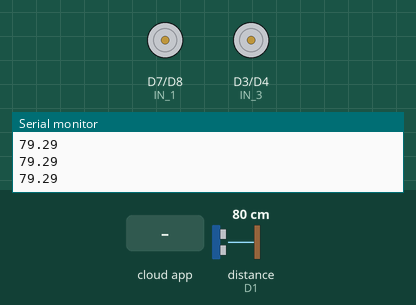
Simulated run of this sketch. Board: ESP8266 (NodeMCU). Shown: motor-driver pin pairs drawn as motors (green arrow = first pin HIGH = forward, orange = second pin HIGH = backward, longer = more drive, scaled by the enable pin), the last lines printed to the serial monitor. Wiring (inferred from the names in the program): ultrasonic range finder: trigger D0; echo D1. The inputs (shaded band) are chosen by the test bench; at power-on: distance to the obstacle (sensor on D1) 80 cm. The echo pulse lasts 58.3 µs per cm; WiFi joins after 1.5 s; servers stay silent unless stated; the ROS host is connected and sends only what is stated.

Above: at 4.7 s.
4.8 s: distance to the obstacle (sensor on D1) set to 9 cm
6.3 s: distance to the obstacle (sensor on D1) set to 6 cm
7.8 s: the phone or cloud app sets linear.x to -100
At 9.0 s:
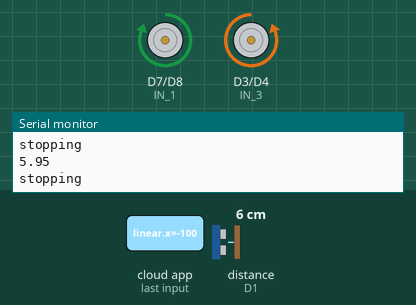
9.3 s: the phone or cloud app sets linear.x to 0
At 10.0 s:
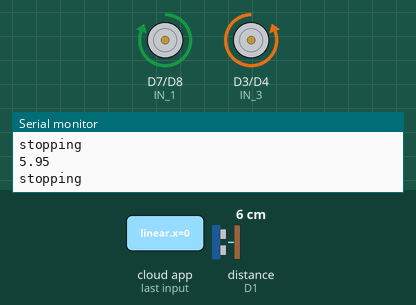
10.8 s: the phone or cloud app sets angular.z to -100
At 11.8 s:
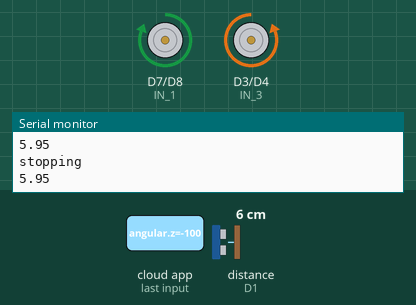
12.4 s: the phone or cloud app sets angular.z to 100
At 12.8 s:
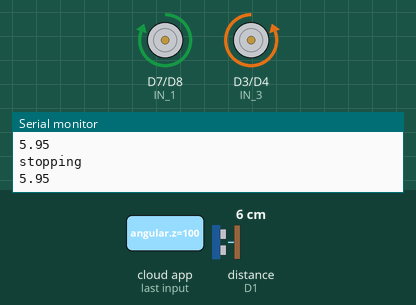
Timing chart, 0 to 14.9 s (numbered marks = the images above; inputs shaded):
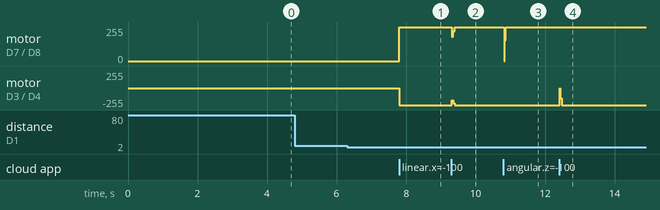

The sketch:

car_test2.ino.ino
```cpp
#include <math.h>
#include <ESP8266WiFi.h>
#include <ESP8266WiFiMulti.h>
#include <ros.h>
#include <geometry_msgs/Twist.h>
//#include <Servo.h>
#include <std_msgs/UInt8.h>

void setupPins();
void setupSerial();
void setupWiFi();
bool rosConnected();
void onTwist(const geometry_msgs::Twist &msg);
/*out3 and out4 connected to left motor
 * so in3 and in4 for left motor
 * in3=0 && in4=1 left wheel clockwise || in3=1 && in4=0 left wheel anticlockwise
 * in1=0 && in2=1 right wheel clockwise || in1=1 && in2=0 right wheel anticlockwise
 * going straight -- left anti && right clock--(in3=1 && in4=0 && in1=0 && in2=1)
 * going back-- left clock && right anti--(in3=0 && in4=1 && in1=1 && in2=0)
 * turning right--left anti && right anti --(in3=1 && in4=0 && in1=1 && in2=0)
 * turning left-- left clock && right clock--(in3=0 && in4=1 && in1=0 && in2=1)
 */
const uint8_t EN_A = D5;
const uint8_t IN_1 = D7;
const uint8_t IN_2 = D8;
const uint8_t IN_3= D3;
const uint8_t IN_4 = D4;
const uint8_t EN_B = D6;
const uint8_t echo=D1;
const uint8_t trig=D0;
long duration;
float distance;
#ifndef ACCESS_POINT_SSID
ESP8266WiFiMulti wifi;
#endif

// ROS serial server
IPAddress server(192,168,2,75);
ros::NodeHandle node;
ros::Subscriber<geometry_msgs::Twist> sub("/cmd_vel", &onTwist);
//ros::Subscriber<std_msgs::UInt8> sub2("/servo", &servo_cb);
bool _connected = false;

void setup()
{
  setupWiFi();
  pinMode(EN_A,OUTPUT);
  pinMode(EN_B,OUTPUT);
  pinMode(IN_1,OUTPUT);
  pinMode(IN_2,OUTPUT);
  pinMode(IN_3,OUTPUT);
  pinMode(IN_4,OUTPUT);
  pinMode(echo,INPUT);
  pinMode(trig,OUTPUT);
  delay(2000);
  Serial.begin(9600);
  Serial.println();
  stop();
  // Connect to rosserial socket server and init node. (Using default port of 11411)
  Serial.printf("Connecting to ROS serial server at %s\n", server.toString().c_str());
  node.getHardware()->setConnection(server);
  node.initNode();
  node.subscribe(sub);
}

void stop()
{
  digitalWrite(IN_1,0);
  digitalWrite(IN_2,0);
  digitalWrite(IN_3,0);
  digitalWrite(IN_4,0);
//  analogWrite(EN_A,0);
//  analogWrite(EN_B,0);
}

void setupWiFi()
{
#ifdef ACCESS_POINT_SSID

  WiFi.disconnect();
  Serial.println("Creating Wifi network");
  if (WiFi.softAP(ACCESS_POINT_SSID))
  {
    Serial.println("Wifi network created");
    Serial.print("SSID: ");
    Serial.println(WiFi.softAPSSID());
    Serial.print("IP:   ");
    Serial.println(WiFi.softAPIP());
  }

#else

  WiFi.softAPdisconnect();
  WiFi.disconnect();
  WiFi.mode(WIFI_STA);
  wifi.addAP("Sanchit's Galaxy S20 FE 5G", "my tenor");
//  wifi.addAP("--wifi_2--", "--password_2--");
//  wifi.addAP("--wifi_3--", "--password_3--");

  Serial.println("Connecting to Wifi");
  while (wifi.run() != WL_CONNECTED)
  {
    delay(500);
    Serial.print(".");
  }

  Serial.println("\nWiFi connected");
  Serial.print("SSID: ");
  Serial.println(WiFi.SSID());
  Serial.print("IP:   ");
  Serial.println(WiFi.localIP());

#endif
}

void left()
{

}
void right()
{

}
void back()
{
    digitalWrite(IN_3,0);
    digitalWrite(IN_4,1);
    digitalWrite(IN_1,1);
    digitalWrite(IN_2,0);
}

void onTwist(const geometry_msgs::Twist &msg)
{
    if (!_connected)
  {
    stop();
    return;
  }
  analogWrite(EN_A,255);
  analogWrite(EN_B,255);
  float straight=msg.linear.x;
  float turn=msg.angular.z;


if(straight>0.0)
  {
    //(in3=1 && in4=0 && in1=0 && in2=1)
//    IN_3=1;
//    IN_4=0;
//    IN_1=0;
//    IN_2=1;

    digitalWrite(IN_3,1);
    digitalWrite(IN_4,0);
    digitalWrite(IN_1,0);
    digitalWrite(IN_2,1);
  }
  else if(straight<0.0)
  {
//    IN_3=0;
//    IN_4=1;
//    IN_1=1;
//    IN_2=0;

    digitalWrite(IN_3,0);
    digitalWrite(IN_4,1);
    digitalWrite(IN_1,1);
    digitalWrite(IN_2,0);
  }
  else if(turn>0.0)
  {
    //(in3=1 && in4=0 && in1=1 && in2=0)
//    IN_3=1;
//    IN_4=0;
//    IN_1=1;
//    IN_2=0;

    digitalWrite(IN_3,1);
    digitalWrite(IN_4,0);
    digitalWrite(IN_1,1);
    digitalWrite(IN_2,0);
  }
  else if(turn<0.0)
  {
    //(in3=0 && in4=1 && in1=0 && in2=1)
//    IN_3=0;
//    IN_4=1;
//    IN_1=0;
//    IN_2=1;

    digitalWrite(IN_3,0);
    digitalWrite(IN_4,1);
    digitalWrite(IN_1,0);
    digitalWrite(IN_2,1);
  }
  else
  {
//    IN_3=0;
//    IN_4=0;
//    IN_1=0;
//    IN_2=0;

    digitalWrite(IN_3,0);
    digitalWrite(IN_4,0);
    digitalWrite(IN_1,0);
    digitalWrite(IN_2,0);
  }

}


void loop() {
  // put your main code here, to run repeatedly:
   digitalWrite(trig, HIGH);
  delayMicroseconds(2);
  // Sets the trigPin on HIGH state for 10 micro seconds
  digitalWrite(trig, LOW);
  delayMicroseconds(10);
  digitalWrite(trig, HIGH);
  // Reads the echoPin, returns the sound wave travel time in microseconds
  duration = pulseIn(echo, HIGH);
  // Calculating the distance
  distance = duration * 0.034 / 2;
  Serial.println(distance);
  if(distance<=7.0&&distance!=0.0)
  {
     Serial.println("stopping");
  stop();
  back();
    }
  if (!rosConnected())
    stop();
  node.spinOnce();

}
bool rosConnected()
{
  // If value changes, notify via LED and console.
  bool connected = node.connected();
  if (_connected != connected)
  {
    _connected = connected;
    digitalWrite(LED_BUILTIN, !connected); // false -> on, true -> off
    Serial.println(connected ? "ROS connected" : "ROS disconnected");
  }
  return connected;
}
```

Measured:
- after the input at 7.8 s, motor on D7 (IN_1) / D8 (IN_2): stopped → forward 255/255 at once; motor on D3 (IN_3) / D4 (IN_4): stopped → backward 255/255 at once
- after the input at 9.3 s, motor on D7 (IN_1) / D8 (IN_2): forward 255/255 → forward 182/255 at once, → forward 224/255 0.04 s later, → forward 255/255 0.04 s later; motor on D3 (IN_3) / D4 (IN_4): backward 255/255 → backward 182/255 at once, → backward 225/255 0.04 s later, → backward 255/255 0.04 s later
- after the input at 10.8 s, motor on D7 (IN_1) / D8 (IN_2): forward 255/255 → stopped at once, → forward 154/255 0.02 s later, → forward 252/255 0.04 s later, → forward 255/255 0.04 s later
- after the input at 12.4 s, motor on D3 (IN_3) / D4 (IN_4): backward 255/255 → stopped at once, → backward 152/255 0.02 s later, → backward 255/255 0.04 s later
